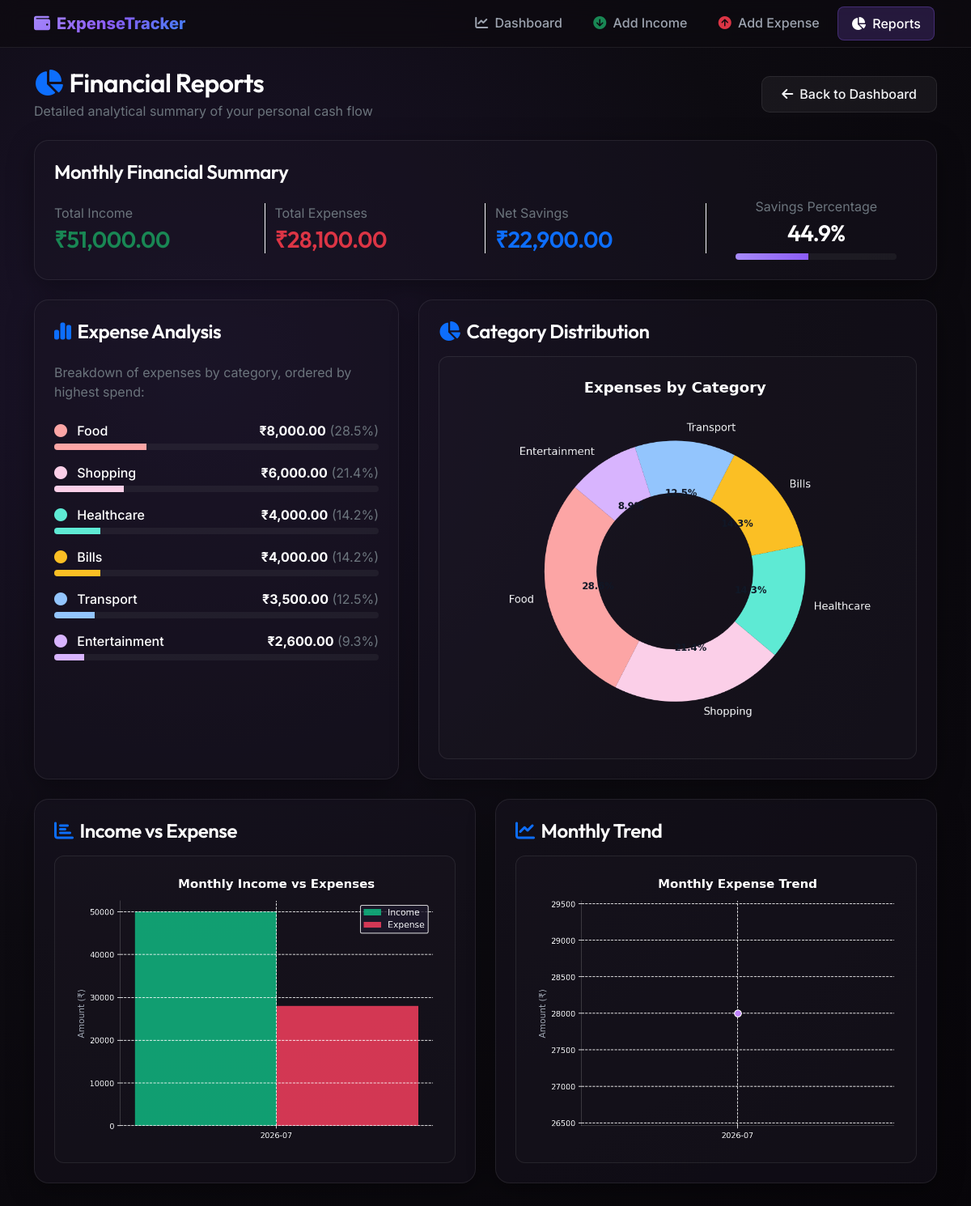
Page /reports on the committed database.
### tables this page shows
CREATE TABLE transactions (
            id INTEGER PRIMARY KEY AUTOINCREMENT,
            date TEXT NOT NULL,
            type TEXT NOT NULL,
            category TEXT NOT NULL,
            amount REAL NOT NULL,
            description TEXT
        );

### app.py (the view)
@app.route('/reports')
def reports():
    conn = get_db_connection()
    try:
        df = pd.read_sql_query("SELECT * FROM transactions", conn)
    finally:
        conn.close()
    summary = get_summary()
    total_inc = summary['total_income']
    total_exp = summary['total_expense']
    if total_inc > 0:
        savings_pct = (summary['savings'] / total_inc) * 100
    else:
        savings_pct = 0.0
    summary['savings_percentage'] = max(0.0, min(100.0, savings_pct))
    category_data = []
    has_data = not df.empty
    if has_data:
        expense_df = df[df['type'] == 'Expense'].copy()
        if not expense_df.empty:
            expense_df['amount'] = expense_df['amount'].astype(float)
            cat_totals = expense_df.groupby('category')['amount'].sum().reset_index()
            cat_totals = cat_totals.sort_values(by='amount', ascending=False)
            total_expense_amount = cat_totals['amount'].sum()
            for _, row in cat_totals.iterrows():
                percentage = (row['amount'] / total_expense_amount * 100) if total_expense_amount > 0 else 0.0
                category_data.append({
                    'category': row['category'],
                    'amount': row['amount'],
                    'percentage': percentage
                })
        generate_charts()
    timestamp = int(time.time())
    return render_template(
        'reports.html',
        summary=summary,
        category_data=category_data,
        has_data=has_data,
        timestamp=timestamp,
        active_page='reports'
    )

### database/models.py (called while the page is built)
def get_db_connection():
    conn = sqlite3.connect(DB_PATH)
    conn.row_factory = sqlite3.Row
    return conn

def get_summary():
    conn = get_db_connection()
    cursor = conn.cursor()
    cursor.execute("SELECT SUM(amount) FROM transactions WHERE type='Income'")
    total_income = cursor.fetchone()[0] or 0.0
    cursor.execute("SELECT SUM(amount) FROM transactions WHERE type='Expense'")
    total_expense = cursor.fetchone()[0] or 0.0
    conn.close()
    savings = total_income - total_expense
    return {
        'total_income': total_income,
        'total_expense': total_expense,
        'savings': savings
    }

### templates/reports.html (shortened to what this page needs)
{% extends 'layout.html' %}
{% block content %}
<div class="row mb-4">
    <div class="col-12 d-flex justify-content-between align-items-center">
        <div>
            <h2 class="text-white mb-1 brand-font"><i class="fa-solid fa-chart-pie me-2 text-primary"></i>Financial Reports</h2>
            <p class="text-secondary mb-0">Detailed analytical summary of your personal cash flow</p>
        </div>
        <a href="{{ url_for('dashboard') }}" class="btn btn-glass-secondary">
            <i class="fa-solid fa-arrow-left me-2"></i>Back to Dashboard
        </a>
    </div>
</div>
<div class="row mb-4">
    <div class="col-12">
        <div class="glass-card p-4">
            <h4 class="text-white mb-3 brand-font">Monthly Financial Summary</h4>
            <div class="row g-4 align-items-center">
                <div class="col-md-3 text-center text-md-start border-end border-light">
                    <p class="text-secondary mb-1">Total Income</p>
                    <h3 class="text-success brand-font mb-0">₹{{ "{:,.2f}".format(summary.total_income) }}</h3>
                </div>
                <div class="col-md-3 text-center text-md-start border-end border-light">
                    <p class="text-secondary mb-1">Total Expenses</p>
                    <h3 class="text-danger brand-font mb-0">₹{{ "{:,.2f}".format(summary.total_expense) }}</h3>
                </div>
                <div class="col-md-3 text-center text-md-start border-end border-light">
                    <p class="text-secondary mb-1">Net Savings</p>
                    <h3 class="text-primary brand-font mb-0">₹{{ "{:,.2f}".format(summary.savings) }}</h3>
                </div>
                <div class="col-md-3 text-center">
                    <p class="text-secondary mb-1">Savings Percentage</p>
                    <h3 class="text-white brand-font mb-0">{{ "{:.1f}%".format(summary.savings_percentage) }}</h3>
                    <div class="progress progress-glass mt-2 mx-auto" style="width: 80%;">
                        <div class="progress-bar progress-bar-indigo" role="progressbar" style="width: {{ summary.savings_percentage }}%;" aria-valuenow="{{ summary.savings_percentage }}" aria-valuemin="0" aria-valuemax="100"></div>
                    </div>
                </div>
            </div>
        </div>
    </div>
</div>
<div class="row g-4 mb-4">
    <div class="col-lg-5">
        <div class="glass-card p-4 h-100">
            <h4 class="text-white mb-4 brand-font"><i class="fa-solid fa-chart-simple me-2 text-primary"></i>Expense Analysis</h4>
            <p class="text-secondary text-sm mb-4">Breakdown of expenses by category, ordered by highest spend:</p>
            {% if category_data %}
                <div class="d-flex flex-column gap-3">
                    {% for item in category_data %}
                        <div>
                            <div class="d-flex justify-content-between mb-1">
                                <span class="text-white fw-medium">
                                    {% set clean_cat = item.category.lower().replace(' ', '') %}
                                    <i class="fa-solid fa-circle me-2 text-xs" style="color: {% if clean_cat == 'food' %}#fca5a5{% elif clean_cat == 'transport' %}#93c5fd{% elif clean_cat == 'shopping' %}#fbcfe8{% elif clean_cat == 'bills' %}#fbbf24{% elif clean_cat == 'entertainment' %}#d8b4fe{% elif clean_cat == 'education' %}#22d3ee{% elif clean_cat == 'healthcare' %}#5eead4{% else %}#d1d5db{% endif %};"></i>
                                    {{ item.category }}
                                </span>
                                <span class="text-secondary text-sm">
                                    <strong class="text-white">₹{{ "{:,.2f}".format(item.amount) }}</strong> ({{ "{:.1f}%".format(item.percentage) }})
                                </span>
                            </div>
                            <div class="progress progress-glass">
                                <div class="progress-bar" role="progressbar" style="width: {{ item.percentage }}%; background: {% if clean_cat == 'food' %}#fca5a5{% elif clean_cat == 'transport' %}#93c5fd{% elif clean_cat == 'shopping' %}#fbcfe8{% elif clean_cat == 'bills' %}#fbbf24{% elif clean_cat == 'entertainment' %}#d8b4fe{% elif clean_cat == 'education' %}#22d3ee{% elif clean_cat == 'healthcare' %}#5eead4{% else %}#d1d5db{% endif %};" aria-valuenow="{{ item.percentage }}" aria-valuemin="0" aria-valuemax="100"></div>
                            </div>
                        </div>
                    {% endfor %}
                </div>
            {% else %}
                <div class="text-center py-5 text-secondary">
                    <i class="fa-solid fa-tags fs-1 mb-3 text-muted"></i>
                    <p class="mb-0">No expense records available for analysis.</p>
                </div>
            {% endif %}
        </div>
    </div>
    <div class="col-lg-7">
        <div class="glass-card p-4 h-100">
            <h4 class="text-white mb-3 brand-font"><i class="fa-solid fa-chart-pie me-2 text-primary"></i>Category Distribution</h4>
            <div class="chart-img-container">
                {% if category_data %}
                    <img src="{{ url_for('static', filename='charts/category_pie.png') }}?v={{ timestamp }}" alt="Category Pie Chart" class="chart-img">
                {% else %}
                    <div class="text-center text-secondary">
                        <i class="fa-solid fa-chart-pie fs-1 mb-3 text-muted"></i>
                        <p class="mb-0">Chart will display once expenses are added.</p>
                    </div>
                {% endif %}
            </div>
        </div>
    </div>
</div>
<div class="row g-4">
    <div class="col-md-6">
        <div class="glass-card p-4">
            <h4 class="text-white mb-3 brand-font"><i class="fa-solid fa-chart-bar me-2 text-primary"></i>Income vs Expense</h4>
            <div class="chart-img-container">
                {% if has_data %}
                    <img src="{{ url_for('static', filename='charts/income_vs_expense.png') }}?v={{ timestamp }}" alt="Income vs Expense Bar Chart" class="chart-img">
                {% else %}
                    <div class="text-center text-secondary">
                        <i class="fa-solid fa-chart-bar fs-1 mb-3 text-muted"></i>
                        <p class="mb-0">Chart will display once transactions are added.</p>
                    </div>
                {% endif %}
            </div>
        </div>
    </div>
    <div class="col-md-6">
        <div class="glass-card p-4">
            <h4 class="text-white mb-3 brand-font"><i class="fa-solid fa-chart-line me-2 text-primary"></i>Monthly Trend</h4>
            <div class="chart-img-container">
                {% if has_data %}
                    <img src="{{ url_for('static', filename='charts/monthly_trend.png') }}?v={{ timestamp }}" alt="Monthly Trend Line Chart" class="chart-img">
                {% else %}
                    <div class="text-center text-secondary">
                        <i class="fa-solid fa-chart-line fs-1 mb-3 text-muted"></i>
                        <p class="mb-0">Chart will display once transactions are added.</p>
                    </div>
                {% endif %}
            </div>
        </div>
    </div>
</div>
{% endblock %}

### templates/layout.html (shortened to what this page needs)
<!DOCTYPE html>
<html lang="en">
<head>
    <link href="https://cdn.jsdelivr.net/npm/bootstrap@5.3.0/dist/css/bootstrap.min.css" rel="stylesheet">
    <link href="https://cdnjs.cloudflare.com/ajax/libs/font-awesome/6.4.0/css/all.min.css" rel="stylesheet">
    <link href="{{ url_for('static', filename='css/style.css') }}" rel="stylesheet">
</head>
<body>
    <nav class="navbar navbar-expand-lg navbar-dark navbar-glass sticky-top mb-4">
        <div class="container">
            <a class="navbar-brand" href="{{ url_for('dashboard') }}">
                <i class="fa-solid fa-wallet me-2"></i>ExpenseTracker
            </a>
            <div class="collapse navbar-collapse" id="navbarNav">
                <ul class="navbar-nav ms-auto">
                    <li class="nav-item">
                        <a class="nav-link {% if active_page == 'dashboard' %}active{% endif %}" href="{{ url_for('dashboard') }}">
                            <i class="fa-solid fa-chart-line me-1"></i> Dashboard
                        </a>
                    </li>
                    <li class="nav-item">
                        <a class="nav-link {% if active_page == 'add_income' %}active{% endif %}" href="{{ url_for('add_income') }}">
                            <i class="fa-solid fa-circle-arrow-down me-1 text-success"></i> Add Income
                        </a>
                    </li>
                    <li class="nav-item">
                        <a class="nav-link {% if active_page == 'add_expense' %}active{% endif %}" href="{{ url_for('add_expense') }}">
                            <i class="fa-solid fa-circle-arrow-up me-1 text-danger"></i> Add Expense
                        </a>
                    </li>
                    <li class="nav-item">
                        <a class="nav-link {% if active_page == 'reports' %}active{% endif %}" href="{{ url_for('reports') }}">
                            <i class="fa-solid fa-pie-chart me-1"></i> Reports
                        </a>
                    </li>
                </ul>
            </div>
        </div>
    </nav>
    <div class="container animate-fade-in">
        {% block content %}{% endblock %}
    </div>
</body>
</html>

### static/css/style.css (style rules this page uses)
:root { --bg-primary: #0b0c10; --bg-surface: rgba(255, 255, 255, 0.03); --border-light: rgba(255, 255, 255, 0.08); --border-focus: rgba(139, 92, 246, 0.4); --accent-primary: #8b5cf6; --accent-primary-glow: rgba(139, 92, 246, 0.25); --accent-success: #10b981; --accent-success-glow: rgba(16, 185, 129, 0.25); --accent-danger: #f43f5e; --accent-danger-glow: rgba(244, 63, 94, 0.25); --accent-info: #06b6d4; --accent-info-glow: rgba(6, 182, 212, 0.25); --text-primary: #f3f4f6; --text-secondary: #9ca3af; --text-muted: #6b7280; }
body { background: radial-gradient(circle at 20% 30%, #1c142c 0%, #0d0b11 50%, #070509 100%); color: var(--text-primary); font-family: 'Inter', sans-serif; min-height: 100vh; overflow-x: hidden; padding-bottom: 3rem; }
h1, h2, h3, h4, h5, h6, .brand-font { font-family: 'Outfit', sans-serif; font-weight: 600; letter-spacing: -0.02em; }
.glass-card { background: rgba(25, 20, 35, 0.45); backdrop-filter: blur(16px); -webkit-backdrop-filter: blur(16px); border: 1px solid var(--border-light); border-radius: 18px; box-shadow: 0 8px 32px 0 rgba(0, 0, 0, 0.37); transition: transform 0.3s ease, box-shadow 0.3s ease, border-color 0.3s ease; }
.navbar-glass { background: rgba(13, 11, 17, 0.7); backdrop-filter: blur(12px); -webkit-backdrop-filter: blur(12px); border-bottom: 1px solid var(--border-light); }
.navbar-brand { font-weight: 800; background: linear-gradient(135deg, #a78bfa, #8b5cf6, #3b82f6); -webkit-background-clip: text; -webkit-text-fill-color: transparent; }
.nav-link { color: var(--text-secondary) !important; font-weight: 500; transition: color 0.2s ease, transform 0.2s ease; padding: 0.5rem 1rem !important; border-radius: 8px; margin: 0 0.2rem; }
.nav-link.active { color: #ffffff !important; background: rgba(139, 92, 246, 0.2); border: 1px solid rgba(139, 92, 246, 0.3); }
.btn-glass-secondary { background: rgba(255, 255, 255, 0.05); border: 1px solid var(--border-light); color: var(--text-primary); font-weight: 500; padding: 0.6rem 1.5rem; border-radius: 10px; transition: all 0.2s ease; }
.animate-fade-in { animation: fadeIn 0.4s ease forwards; }
.progress-glass { background-color: rgba(255, 255, 255, 0.05); border-radius: 8px; height: 8px; overflow: hidden; }
.progress-bar-indigo { background: linear-gradient(90deg, #a78bfa, #8b5cf6); }
.chart-img-container { background: rgba(255, 255, 255, 0.015); border: 1px solid var(--border-light); border-radius: 12px; padding: 1rem; display: flex; justify-content: center; align-items: center; min-height: 300px; transition: border-color 0.2s ease; }
.chart-img { max-width: 100%; height: auto; border-radius: 8px; }

### rows in the picture
transactions: category "Food", amount "8,000.00", percentage "28.5%", {{ item.percentage }} 28.46975088967972 (drawn)
transactions: category "Shopping", amount "6,000.00", percentage "21.4%", {{ item.percentage }} 21.352313167259787 (drawn)
transactions: category "Healthcare", amount "4,000.00", percentage "14.2%", {{ item.percentage }} 14.23487544483986 (drawn)
transactions: category "Bills", amount "4,000.00", percentage "14.2%", {{ item.percentage }} 14.23487544483986 (drawn)
transactions: category "Transport", amount "3,500.00", percentage "12.5%", {{ item.percentage }} 12.455516014234876 (drawn)
transactions: category "Entertainment", amount "2,600.00", percentage "9.3%", {{ item.percentage }} 9.252669039145907 (drawn)

### other values in the picture
{{ "{:,.2f}".format(summary.total_income) }} "51,000.00"
{{ "{:,.2f}".format(summary.total_expense) }} "28,100.00"
{{ "{:,.2f}".format(summary.savings) }} "22,900.00"
{{ "{:.1f}%".format(summary.savings_percentage) }} "44.9%"
